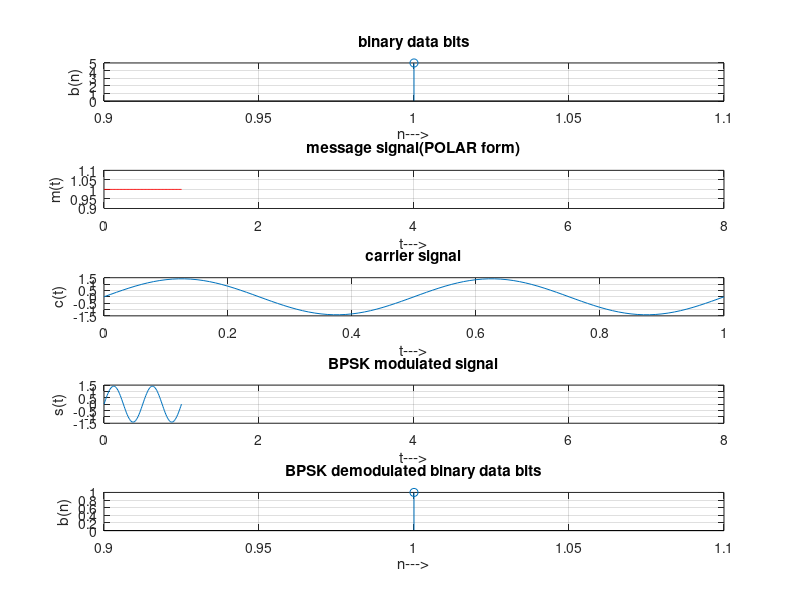

This chart was generated by the following MATLAB code:
clc;
clear;
close all;
Tb=1;
t=0:Tb/100:Tb;
fc=2;
% Generate message signal
m = input('Enter the input binary sequence');
N=length(m);
t1=0;t2=Tb;
% Plot the input binary data
subplot(5,1,1);
stem(m);
title('binary data bits');
xlabel('n--->');
ylabel('b(n)');
grid on
% GENERATE CARRIER SIGNAL
c=sqrt(2/Tb)*sin(2*pi*fc*t);
% Plot the carrier signal
subplot(5,1,3);
plot(t,c);
title('carrier signal');
xlabel('t--->');
ylabel('c(t)');
grid on
for i=1:N
% to generate msg_modified
t=[t1:.01:t2];
if m(i)>0.5
m(i)=1;
m_s=ones(1,length(t));
else
m(i)=0;
m_s=-1*ones(1,length(t));
end
message(i,:)=m_s;
% Plot the message signal
subplot(5,1,2);
axis([0 N -2 2]);
plot(t,message(i,:),'r');
xlim([0 8])
title('message signal(POLAR form)');
xlabel('t--->');
ylabel('m(t)');
grid on;hold on;
% Product of carrier and message_modified
bpsk_sig(i,:)=c.*m_s;
% Plot the BPSK modulated signal
subplot(5,1,4);
plot(t,bpsk_sig(i,:));
xlim([0 8])
title('BPSK modulated signal');
xlabel('t--->');
ylabel('s(t)');
grid on; hold on;
t1=t1+1.01;
t2=t2+1.01;
end
hold off
% BPSK Demodulation
t1=0;t2=Tb;
for i=1:N
t=[t1:.01:t2];
% correlator
x=sum(c.*bpsk_sig(i,:));
% decision device
if x>0
demod(i)=1;
else
demod(i)=0;
end
t1=t1+1.01;
t2=t2+1.01;
end
% Plot the BPSK demodulated binary data bits
subplot(5,1,5);
stem(demod);
title('BPSK demodulated binary data bits');
xlabel('n--->');
ylabel('b(n)');
grid on;